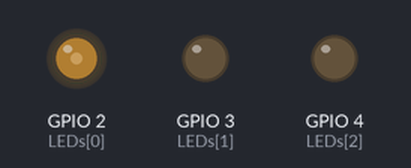
Recording of a program running on a simulated Raspberry Pi (BCM pin numbers). On the bench: output pins drawn as LEDs (lit = HIGH).

Above: at 0.05 s.
At 2.05 s:
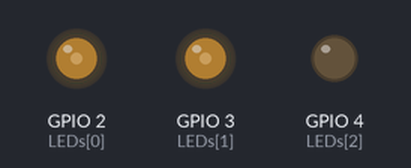
At 3.5 s:
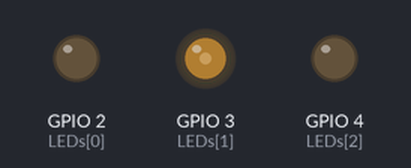
At 7.0 s:
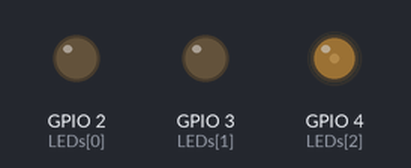
Timing chart, 0 to 9.1 s (numbered marks = the images above):
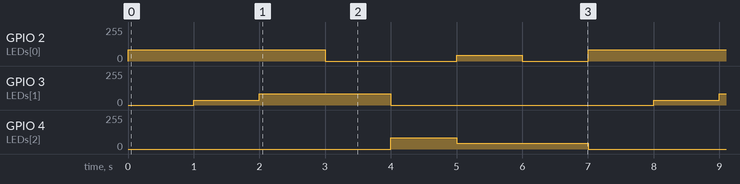

The program:

015_RGB.py
```python
import datetime
import RPi.GPIO as GPIO
import time

GPIO.setmode(GPIO.BCM)

LED_RED = 2
LED_GREEN = 3
LED_BLUE = 4

LEDs = [2, 3, 4]

for i in range(3):
    GPIO.setup(LEDs[i], GPIO.OUT, initial=0)

p = ["","",""]
try:
    for i in range(3):
        p[i] = GPIO.PWM(LEDs[i], 2000)
        p[i].start(0)

    def setColor(list_):
        for i in range(3):
            list_[i]=list_[i]/3 # Ah My EYES!
            p[i].ChangeDutyCycle(list_[i])
    while True:
        setColor([100, 0, 0])
        time.sleep(1)
        setColor([100, 40, 0])
        time.sleep(1)
        setColor([100, 100, 0]) # YELLOW
        time.sleep(1)
        setColor([0, 100, 0])
        time.sleep(1)
        setColor([0, 0, 100])
        time.sleep(1)
        setColor([50, 0, 50])
        time.sleep(1)
        setColor([0,0,50])
        time.sleep(1)

except KeyboardInterrupt:
    GPIO.cleanup()
```

Measured:
- by itself, GPIO 2 (LEDs[0]): repeats every 7.0 s: 0/255 2.0 s, 43/255 1.0 s, 0/255 1.0 s, 85/255 3.0 s
- by itself, GPIO 3 (LEDs[1]): repeats every 7.0 s: 85/255 2.0 s, 0/255 4.0 s, 34/255 1.0 s
- by itself, GPIO 4 (LEDs[2]): repeats every 7.0 s: 43/255 2.0 s, 0/255 4.0 s, 85/255 1.0 s
